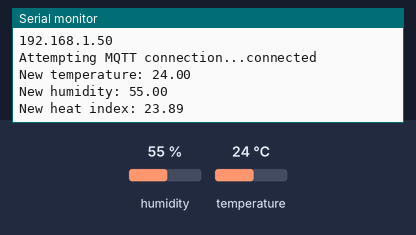
A sketch run on a simulated ESP8266 (NodeMCU). Shown: the last lines printed to the serial monitor. The test bench sets the inputs (shaded band); at power-on: humidity 55 %, temperature 24 °C. WiFi joins after 1.5 s; servers stay silent unless stated; no MQTT or app messages arrive unless stated.

Above: at 2.7 s.
2.8 s: humidity set to 22 %
At 5.7 s:
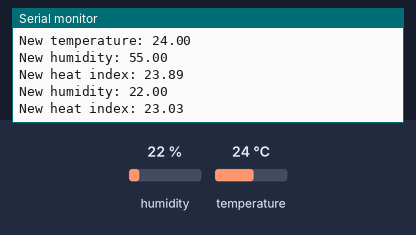
6.6 s: temperature set to 12 °C
At 8.0 s:
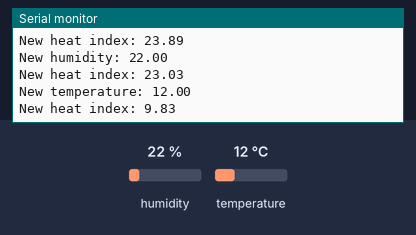
10.4 s: humidity set to 40 %
At 11.6 s:
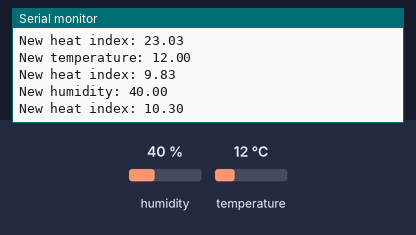
Timing chart, 0 to 13.4 s (numbered marks = the images above; inputs shaded):
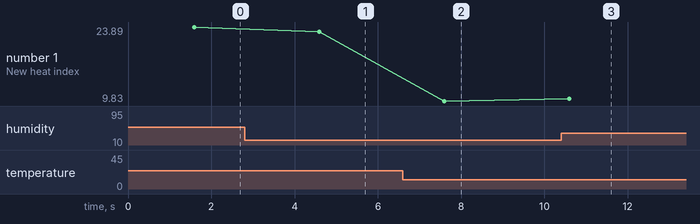

Measured:
- after the input at 2.8 s, the serial monitor: prints a new line after 1.8 s (image 1)
- after the input at 6.6 s, the serial monitor: prints a new line after 0.99 s (image 2)
- after the input at 10.4 s, the serial monitor: prints a new line after 0.20 s (image 3)
- plotted number 1: 23.89 → 23.03 after the input at 2.8 s, 23.03 → 9.83 after the input at 6.6 s, 9.83 → 10.3 after the input at 10.4 s

The sketch:

HomeAssistant_Project.ino
```cpp
#include <DHT.h>
#include <Adafruit_Sensor.h>
#include <ESP8266WiFi.h>
#include <PubSubClient.h>

#define wifi_ssid "Panomporn 2g"
#define wifi_password "0812397357"

#define mqtt_server "192.168.1.63"
#define mqtt_user "jamPongsathorn"
#define mqtt_password "Jspb2211"

#define humidity_topic "room/sensor/humidity"
#define temperature_topic "room/sensor/temperature"
#define heatindex_topic "room/sensor/heatindex"

#define DHTPIN 5       // Gpio -D1
#define DHTTYPE DHT11  // DHT11
DHT dht(DHTPIN, DHTTYPE);

WiFiClient espClient;
PubSubClient client(espClient);

void setup_wifi() {
  delay(10);
  // We start by connecting to a WiFi network
  Serial.println();
  Serial.print("Connecting to ");
  Serial.println(wifi_ssid);

  WiFi.begin(wifi_ssid, wifi_password);

  while (WiFi.status() != WL_CONNECTED) {
    delay(500);
    Serial.print(".");
  }

  Serial.println("");
  Serial.println("WiFi connected");
  Serial.println("IP address: ");
  Serial.println(WiFi.localIP());
}

void reconnect() {
  // Loop until we're reconnected
  while (!client.connected()) {
    Serial.print("Attempting MQTT connection...");
    // Attempt to connect
    // If you do not want to use a username and password, change next line to
    // if (client.connect("ESP8266Client")) {
    if (client.connect("ESP8266Client", mqtt_user, mqtt_password)) {
      Serial.println("connected");
    } else {
      Serial.print("failed, rc=");
      Serial.print(client.state());
      Serial.println(" try again in 5 seconds");
      // Wait 5 seconds before retrying
      delay(5000);
    }
  }
}

bool checkBound(float newValue, float prevValue, float maxDiff) {
  return !isnan(newValue) && (newValue < prevValue - maxDiff || newValue > prevValue + maxDiff);
}

// variable
long lastMsg = 0;
float temp = 0.0;
float hum = 0.0;
float hic = 0.0;
float diff = .0;


void setup() {
  Serial.begin(115200);
  setup_wifi();
  client.setServer(mqtt_server, 1883);
  dht.begin();
}

void loop() {
  if (!client.connected()) {
    reconnect();
  }
  client.loop();

  // report every 1000 ms
  long now = millis();
  if (now - lastMsg > 1000) {
    lastMsg = now;

    float newTemp = dht.readTemperature(false);
    float newHum = dht.readHumidity();
    float newHic = dht.computeHeatIndex(newTemp, newHum, false);

    if (checkBound(newTemp, temp, diff)) {
      temp = newTemp;
      Serial.print("New temperature: ");
      Serial.println(String(temp).c_str());
      client.publish(temperature_topic, String(temp).c_str(), true);
    }
    if (checkBound(newHum, hum, diff)) {
      hum = newHum;
      Serial.print("New humidity: ");
      Serial.println(String(hum).c_str());
      client.publish(humidity_topic, String(hum).c_str(), true);
    }
    if (checkBound(newHic, hic, diff)) {
      hic = newHic;
      Serial.print("New heat index: ");
      Serial.println(String(hic).c_str());
      client.publish(heatindex_topic, String(hic).c_str(), true);
    }
    Serial.println();
  }
}
```
